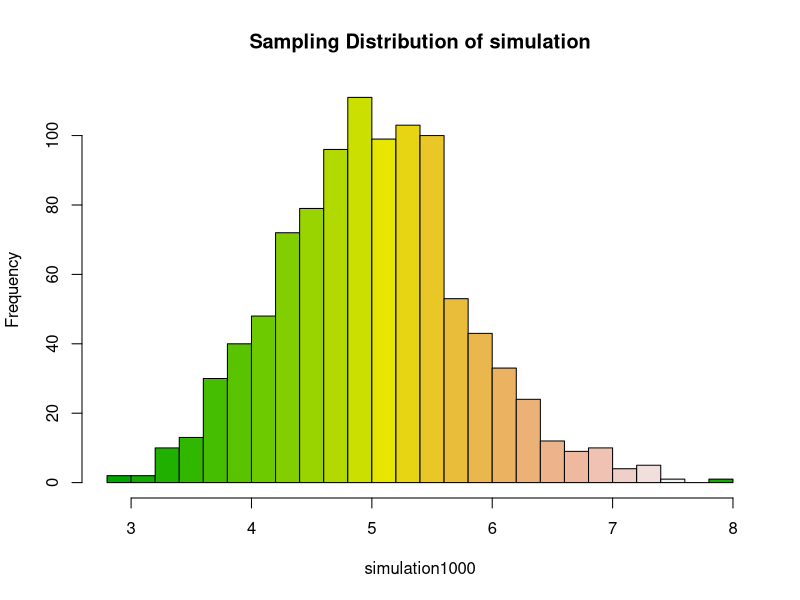
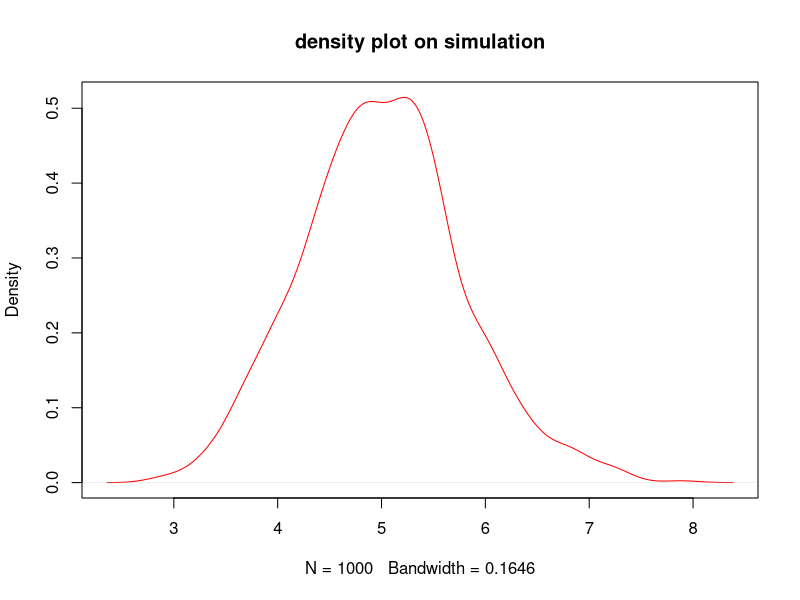

These figures' R source, in order:
## ---- chunk 1
## set seed
set.seed(12)
## build the simulations of 1000 times
simulation=NULL;simulation1000=NULL
for(i in 1:1000){
    simulation=rexp(40,0.2)
    simulation1000[i]=cbind(mean(simulation))
}
## tidy up the data and compute the statistics of sampling distributions.
mean(simulation1000)
sd(simulation1000)
## ---- chunk 2
SE=5/sqrt(40)
print(SE)
## ---- chunk 3
hist(simulation1000,breaks=24,col=terrain.colors(24),main="Sampling Distribution of simulation")
plot(density(simulation1000),col="red",main="density plot on simulation")
## ---- chunk 4
intervals=5.01+c(-1,1)*qnorm(0.975)*sd(simulation1000)
intervals
